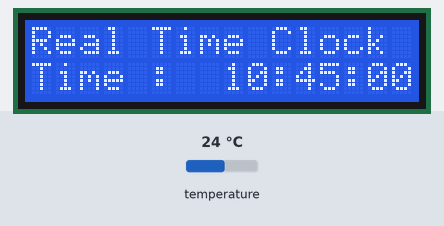
A sketch run on a simulated Arduino Uno, built with avr-gcc and run on an emulated ATmega328P. Shown: 16×2 character LCD. Inputs (shaded band) come from the test bench; at power-on: temperature 24 °C. The local clock reads 2024-03-15 10:24:30 at power-on unless the sketch sets it.

Above: at 1.2 s.
1.3 s: temperature set to 12 °C
At 10.5 s:
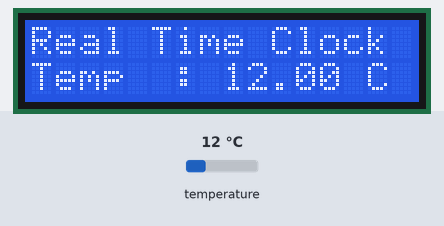
17.0 s: temperature set to 19 °C
At 21.5 s:
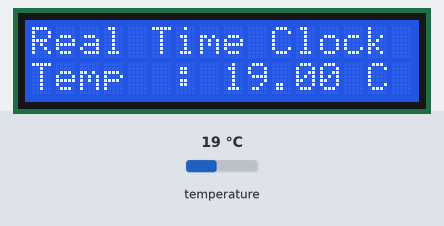
32.7 s: temperature set to 28 °C
At 33.6 s:
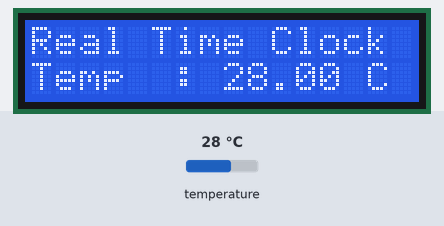
Timing chart, 0 to 35.7 s (numbered marks = the images above; inputs shaded):
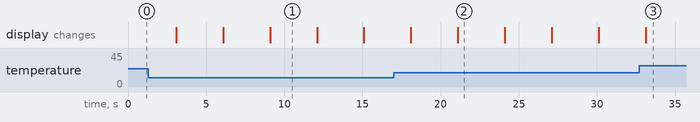

Measured:
- what the display in image 1 shows lasts 3.0 s, from 9.1 s to 12.1 s

The sketch:

arduino_clock.ino
```cpp
#include <DS3231.h>
#include <LiquidCrystal.h>
DS3231 rtc(SDA, SCL);
LiquidCrystal lcd(7, 6, 5, 4, 3, 2);

void setup() {
rtc.begin();
lcd.begin(16,2);
rtc.setDOW(MONDAY);
rtc.setTime(10, 45, 00);
rtc.setDate(29, 03, 2021);
}

void loop() {
lcd.setCursor(0,0);
lcd.print("Real Time Clock ");

lcd.setCursor(0,1);
lcd.print("Time :  ");
lcd.print(rtc.getTimeStr());
delay(3000);

lcd.setCursor(0,1);
lcd.print("Date: ");
lcd.print(rtc.getDateStr());
delay(3000);

lcd.setCursor(0,1);
lcd.print("Day: ");
lcd.print(rtc.getDOWStr());
lcd.print(" ");
delay(3000);

lcd.setCursor(0,1);
lcd.print("Temp  : ");
lcd.print(rtc.getTemp());
lcd.print(" C ");
delay(3000);
}
```
